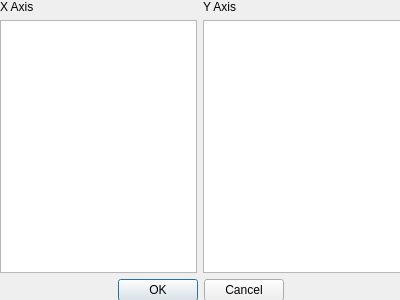
<?xml version="1.0" encoding="UTF-8"?>
<ui version="4.0">
 <class>CreatePlotDialog</class>
 <widget class="QDialog" name="CreatePlotDialog">
  <property name="geometry">
   <rect>
    <x>0</x>
    <y>0</y>
    <width>400</width>
    <height>300</height>
   </rect>
  </property>
  <property name="windowTitle">
   <string>Create Plot</string>
  </property>
  <widget class="QWidget" name="gridLayoutWidget">
   <property name="geometry">
    <rect>
     <x>0</x>
     <y>0</y>
     <width>401</width>
     <height>301</height>
    </rect>
   </property>
   <layout class="QGridLayout" name="gridLayout" rowstretch="0,0,0">
    <item row="1" column="0">
     <widget class="QListView" name="xAxisListView"/>
    </item>
    <item row="0" column="0">
     <widget class="QLabel" name="xAxisLabel">
      <property name="text">
       <string>X Axis</string>
      </property>
     </widget>
    </item>
    <item row="2" column="0" colspan="2">
     <widget class="QDialogButtonBox" name="buttonBox">
      <property name="orientation">
       <enum>Qt::Horizontal</enum>
      </property>
      <property name="standardButtons">
       <set>QDialogButtonBox::Cancel|QDialogButtonBox::Ok</set>
      </property>
      <property name="centerButtons">
       <bool>true</bool>
      </property>
     </widget>
    </item>
    <item row="0" column="1">
     <widget class="QLabel" name="yAxisLabel">
      <property name="text">
       <string>Y Axis</string>
      </property>
     </widget>
    </item>
    <item row="1" column="1">
     <widget class="QListView" name="yAxisListView">
      <property name="editTriggers">
       <set>QAbstractItemView::NoEditTriggers</set>
      </property>
      <property name="selectionMode">
       <enum>QAbstractItemView::ExtendedSelection</enum>
      </property>
      <property name="selectionBehavior">
       <enum>QAbstractItemView::SelectItems</enum>
      </property>
     </widget>
    </item>
   </layout>
  </widget>
 </widget>
 <resources/>
 <connections/>
</ui>
